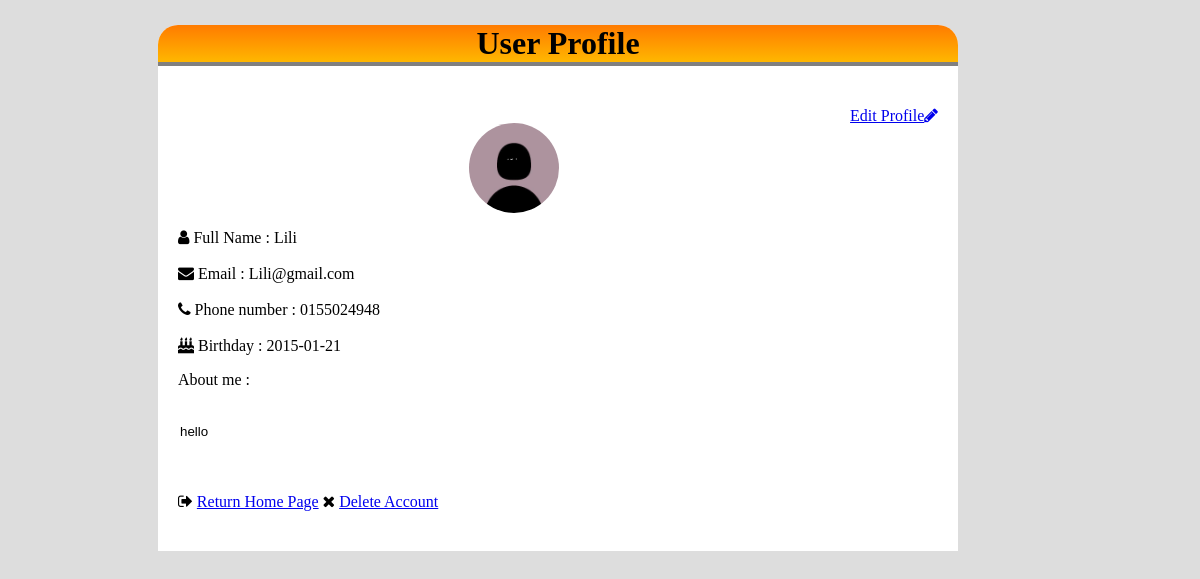
The page /User_profile.php?email=Lili@gmail.com on the database its author committed.
### tables this page shows
CREATE TABLE `user` (
  `No` int(100) NOT NULL,
  `Name` varchar(40) NOT NULL,
  `Date` date NOT NULL,
  `Role` varchar(40) NOT NULL,
  `Status` varchar(40) NOT NULL,
  `Email` varchar(40) NOT NULL COMMENT 'Email@gmail.com',
  `PhoneNumber` varchar(12) NOT NULL COMMENT '012-3456789',
  `Summary` text NOT NULL,
  `Password` varchar(100) NOT NULL,
  `Image` varchar(100) NOT NULL
);

### User_profile.php (the view, shortened to what this page needs)
<?php include("config.php"); ?>
<!DOCTYPE html>
<html lang="en">
<head>
    <link rel="stylesheet" href="https://cdnjs.cloudflare.com/ajax/libs/font-awesome/4.7.0/css/font-awesome.min.css">
</head>
<body>
    <div class="middle">
        <h1>User Profile</h1>
            <?php
            $id = $_GET['email'];
            $sql = "select * from user where Email = '$id' ";
            $result = mysqli_query($conn,$sql);
            ?>
            <form action="" method="POST">
                <?php
                $row = mysqli_fetch_array($result);
                    ?>
                <a class="edit" href="user_edit.php?email=<?php echo $id ?>" alt="update">Edit Profile<i class="fa fa-pencil"></i></a>
                    <p><img class='img' src="<?php echo "images/".$row['Image'];?>" ></p>
                <div class="label">
                    <label for="fname" ><i class="fa fa-user"></i> Full Name : <?php echo $row["Name"]; ?></label>
                    <br>
                    <br>
                    <label for="email"><i class="fa fa-envelope"></i> Email : <?php echo $row["Email"];?></label>
                    <br>
                    <br>
                    <label for="fname"><i class="fa fa-phone"></i> Phone number : <?php echo $row["PhoneNumber"];?></label>
                    <br>
                    <br>
                    <label for="fname"><i class="fa fa-birthday-cake"></i> Birthday  : <?php echo $row["Date"];?></label>
                </div>
                <div>
                    <P>About me : </P>
                    <input class="sum" type="text" value="<?php echo $row["Summary"];?>">
                </div>
                <?php echo "<br><br>";?>
                <i class="fa fa-sign-out"></i>
                <span><a href="Homepage.php?email=<?php echo $id ?>" >Return Home Page</a></span>
                <i class="fa fa-times"></i>
                <span><a href="deleteprofile.php" >Delete Account</a></span>
            </form>
    </div>
</body>
</html>

### User_profile.php (style rules this page uses)
body { background: #DDDDDD; }
.middle { max-width: 800px; margin: 150px; margin-top: 25px; background: #fff; padding-bottom: 20px; padding-top: 0; border-top-right-radius: 20px; border-top-left-radius: 20px; }
.edit { float: right; }
.label { padding-right: 20px; }
label { width: 150px; margin-bottom: 20px; text-align: right; }
img { display: block; margin-left: auto; margin-right: auto; width: 20%; }
h1 { text-align: center; background: linear-gradient(#ff7b00,#ffb700); border-top-right-radius: 20px; border-top-left-radius: 20px; border-bottom: 4px solid gray; }
form { padding: 20px; }
form img { width: 90px; border-radius: 50%; }
.sum { border: none; width: 100px; height: 50px; }

### rows shown on the page
user: Image (placeholder picture), Name "Lili", Email "Lili@gmail.com", PhoneNumber "0155024948", Date "2015-01-21", Summary "hello"
